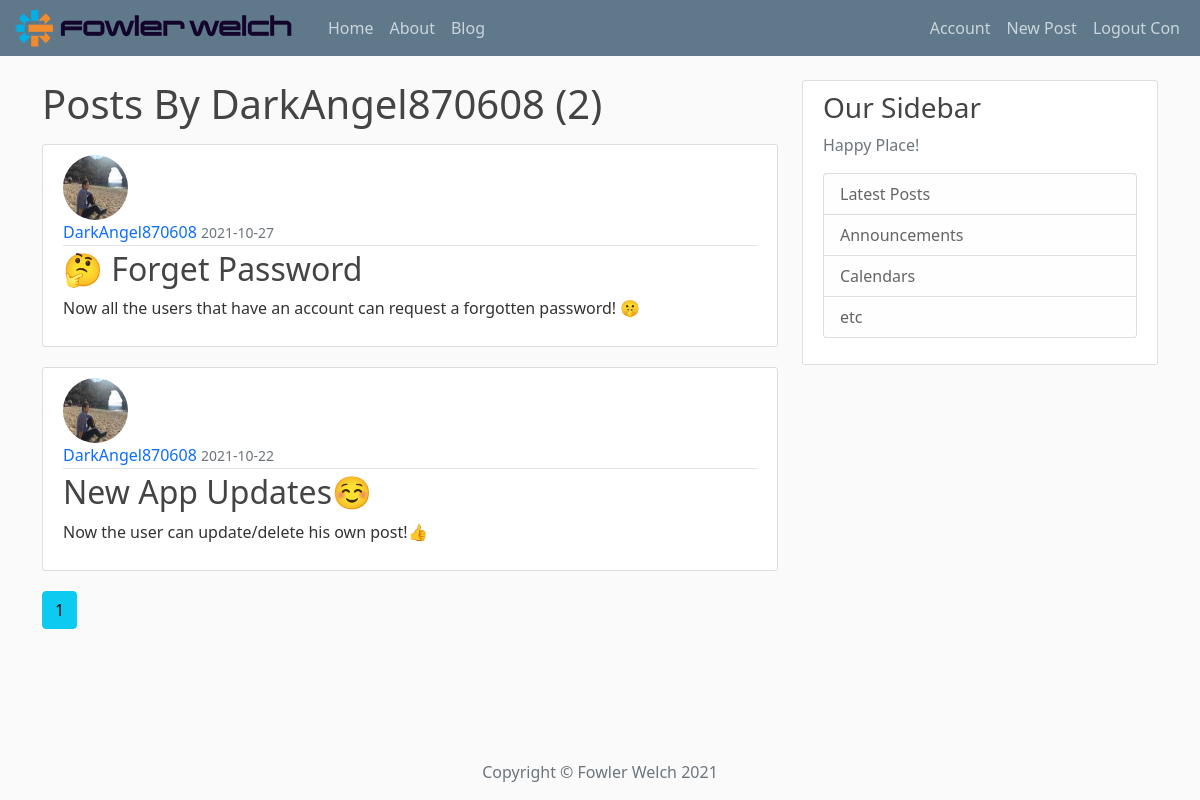
/user/DarkAngel870608 (signed in), run on the app's committed database.
### app/models.py (models this page shows, shortened)
class User(db.Model, UserMixin):
    id = db.Column(db.Integer, primary_key=True)
    username = db.Column(db.String(20), unique=True, nullable=False)
    email = db.Column(db.String(120), unique=True, nullable=False)
    image_file = db.Column(db.String(200), nullable=False, default='default.jpeg')
    password = db.Column(db.String(60), nullable=False)
    posts = db.relationship('Post', backref='author', lazy=True)

class Post(db.Model):
    id = db.Column(db.Integer, primary_key=True)
    title = db.Column(db.String(100), nullable=False)
    date_posted = db.Column(db.DateTime, nullable=False, default=datetime.utcnow)
    content = db.Column(db.Text, nullable=False)
    user_id = db.Column(db.Integer, db.ForeignKey('user.id'), nullable=False)

### app/routes.py (the view)
@app.route('/user/<string:username>')
def user_posts(username):  # ☟ Put the post in HTML page
    page = request.args.get('page', 1, type=int)
    user = User.query.filter_by(username=username).first_or_404()
    posts = Post.query \
        .filter_by(author=user) \
        .order_by(Post.date_posted.desc()) \
        .paginate(page=page, per_page=4)
    return render_template('user_posts.html', posts=posts, user=user)

### app/models.py (called while the page is built)
@login_manager.user_loader
def load_user(user_id):
    return User.query.get(int(user_id))

### app/templates/user_posts.html
{% extends 'client_template/base.html' %}
{% block content %}
    <h1 class="mb-3">Posts By {{ user.username }} ({{ posts.total }})</h1>
    {% for post in posts.items %}
        <div>
            <article class="media content-section">
                <img class="rounded-circle article-img" src="{{ url_for('static',
                 filename='images/' + post.author.image_file) }}" alt="">
              <div class="media-body">
                <div class="article-metadata">
                  <a class="mr-2" href="{{ url_for('user_posts', username=post.author.username) }}">{{ post.author.username }}</a>
                  <small class="text-muted">{{ post.date_posted.strftime('%Y-%m-%d') }}</small>
                </div>
                <h2><a class="article-title" href="{{ url_for('post',
                 post_id=post.id) }}">{{ post.title }}</a></h2>
                <p class="article-content">{{ post.content }}</p>
              </div>
            </article>
        </div>
    {% endfor %}
    {% for page_num in posts.iter_pages(left_edge=1, right_edge=1, left_current=1, right_current=2) %}
        {% if page_num %}
            {% if posts.page == page_num %}
                <a class="btn btn-info mb-4"
                   href="{{ url_for('user_posts',username=username, page=page_num) }}">{{ page_num }}</a>
            {% else %}
                 <a class="btn btn-outline-info mb-4"
                   href="{{ url_for('user_posts',username=username, page=page_num) }}">{{ page_num }}</a>
            {% endif %}
        {% else %}
            ...
        {% endif %}
    {% endfor %}
{% endblock content %}

### app/templates/client_template/navbar.html (shortened to what this page needs)
<header class="site-header">
  <nav class="navbar navbar-expand-lg navbar-dark bg-steel fixed-top">
    <div class="container-fluid">
      <a class="navbar-brand mr-2 py-lg-0" href="/">
          <img class="img-fluid me-2" src="{{ url_for('static', filename='images/logos_FW.jpeg') }}" alt="">
      </a>
      <div class="collapse navbar-collapse" id="navbarSupportedContent">
        <div class="navbar-nav">
          <li class="nav-item">
              <a class="nav-link" href="{{ url_for('home') }}">Home</a>
          </li>
          <li class="nav-item">
              <a class="nav-link" href="{{ url_for('about') }}">About</a>
          </li>
          <li class="nav-item">
              <a class="nav-link" href="{{ url_for('blog') }}">Blog</a>
          </li>
        </div>
        <div class="navbar-nav  ms-auto">
            {% if current_user.is_authenticated %}
                <li class="nav-item">
                   <a class="nav-link" href="{{ url_for('account') }}">Account</a>
                </li>
                 <li class="nav-item">
                   <a class="nav-link" href="{{ url_for('new_post') }}">New Post</a>
                </li>
                <a class="nav-item nav-link" href="{{ url_for('logout') }}">Logout {{ current_user.username }}</a>
            {% else %}
                <a class="nav-item nav-link" href="{{ url_for('login') }}">Login</a>
                <a class="nav-item nav-link" href="{{ url_for('register') }}">Register</a>
            {% endif %}
        </div>
      </div>
    </div>
  </nav>
</header>

### app/static/css/main.css (style rules this page uses)
body { background: #fafafa; color: #333333; margin-top: 5rem; }
h1, h2, h3, h4, h5, h6 { color: #444444; }
.bg-steel { background-color: #5f788a; }
.site-header .navbar-nav .nav-link { color: #cbd5db; }
.content-section { background: #ffffff; padding: 10px 20px; border: 1px solid #dddddd; border-radius: 3px; margin-bottom: 20px; }
.article-title { color: #444444; }
a { text-decoration: none; }
.article-content { white-space: pre-line; }
.article-img { height: 65px; width: 65px; margin-right: 16px; }
.article-metadata { padding-bottom: 1px; margin-bottom: 4px; border-bottom: 1px solid #e3e3e3 }

### data on the page
User: username "Con"
User: username "DarkAngel870608"
Post: image_file (picture), author.username "DarkAngel870608", date_posted "2021-10-27", title "🤔 Forget Password", content "Now all the users that have an account can request a forgotten password! 🤫"
Post: image_file (picture), author.username "DarkAngel870608", date_posted "2021-10-22", title "New App Updates☺️", content "Now the user can update/delete his own post!👍"

### other printed values
{{ posts.total }} "2"
{{ page_num }} "1"
{{ moment().format('YYYY') }} "2021"
